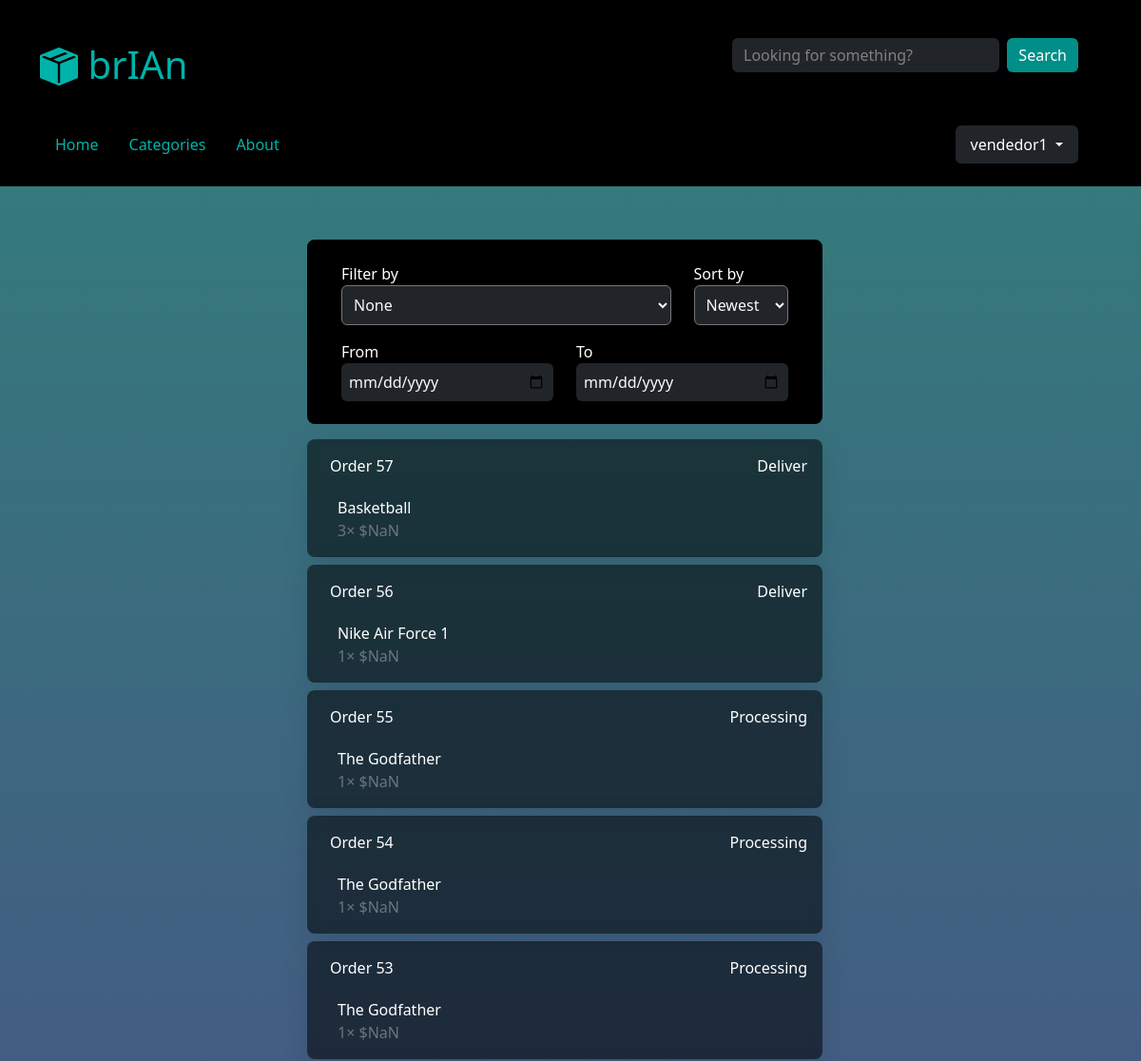
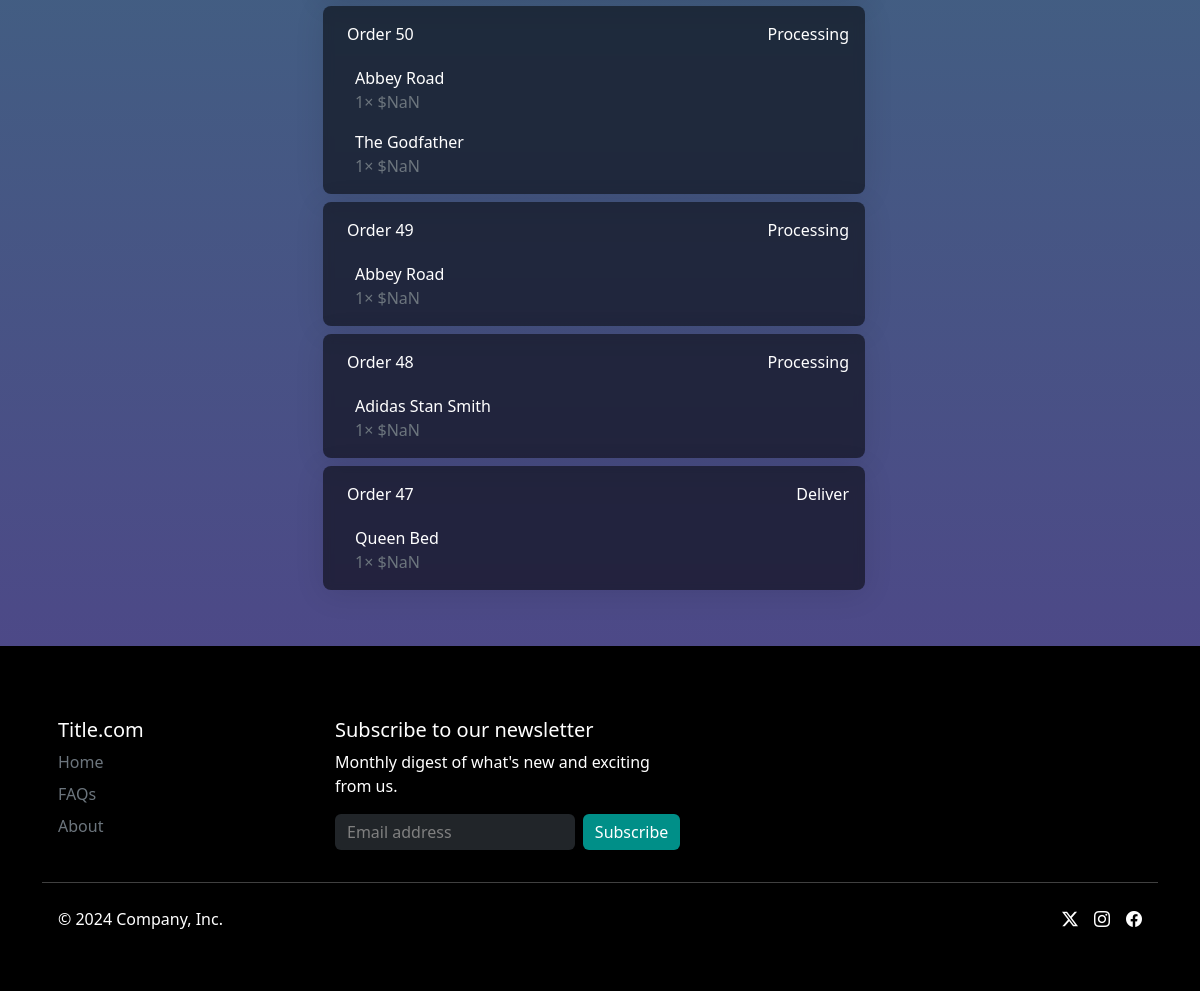
The app's page /my-sales (signed in) with its own data (2 pictures, top to bottom).
### delivery/models.py (models this page shows, shortened)
class Order(models.Model):
    id = models.AutoField(primary_key=True)
    user = models.ForeignKey(AuthUser, on_delete=models.CASCADE)
    seller = models.ForeignKey(AuthUser, on_delete=models.CASCADE, related_name="seller")
    creation_date = models.DateTimeField(auto_now_add=True)
    update_date = models.DateTimeField(auto_now=True)
    shipping = models.DecimalField(max_digits=10, decimal_places=2, default=0)
    total_price = models.DecimalField(max_digits=10, decimal_places=2, default=0)
    status = models.ForeignKey(OrderStatus, on_delete=models.PROTECT, default=1)
    payment = models.ForeignKey(Payment, on_delete=models.CASCADE)
    recipient = models.ForeignKey(Recipient, on_delete=models.CASCADE)
    delivery_adress = models.ForeignKey(Adress, on_delete=models.CASCADE)
    class Meta:
        db_table = "order"

class OrderStatus(models.Model):
    id = models.AutoField(primary_key=True)
    description = models.CharField(max_length=60)
    class Meta:
        db_table = "order_status"

class OrderItem(models.Model):
    id = models.AutoField(primary_key=True)
    order = models.ForeignKey(Order, on_delete=models.CASCADE)
    product = models.ForeignKey(Product, on_delete=models.CASCADE)
    quant = models.PositiveIntegerField()
    class Meta:
        db_table = "order_item"

class Product(models.Model):
    id = models.AutoField(primary_key=True)
    name = models.CharField(max_length=255)
    description = models.TextField(blank=True)
    category = models.ForeignKey(Category, default=24, on_delete=models.SET_DEFAULT)
    price = models.DecimalField(max_digits=10, decimal_places=2)
    stock = models.PositiveIntegerField()
    image_url = models.TextField(default="")
    owner = models.ForeignKey(AuthUser, on_delete=models.CASCADE)
    def __str__(self):
        return self.name
    class Meta:
        db_table = "product"

### delivery/views.py (the view)
# urls.py: path("my-sales", views.my_sales, name="my_sales"),
@login_required
def my_sales(request):
    seller = request.user
    context = get_layout_context(request)
    orders = Order.objects.all().order_by("creation_date")
    order_items = OrderItem.objects.all()
    for order in orders:
        order.items = []
        for item in order_items:
            if item.order == order and item.product.owner == seller:
                order.items.append(item)
    orders = [order for order in orders if order.items != []]
    context.update({"orders": orders})
    return render(request, "seller/my-sales.html", context)

### delivery/utilities/functions.py (called while the page is built)
def get_layout_context(request):
    try:
        type = UserInfo.objects.get(user_id=request.user.id).type
    except:
        type = None
    categories = Category.objects.all().order_by('name')
    context = {'type': type, 'categories': categories}
    return context

### delivery/templates/seller/my-sales.html (shortened to what this page needs)
{% extends "layout.html" %}
{% load static %}
{% block body %}
<div class="container">
    <div class="d-flex text-light justify-content-center row">
        <ul class="list-group col-12 col-md-10 col-lg-8 col-xl-6" name="orders">
            <li class="list-group-item text-light rounded-3 m-2 border-0 bg-black d-flex justify-content-evenly p-4 row">
                <div class="d-flex flex-column col col-9">
                    Filter by
                    <select id="status-filter" class="bg-dark text-light p-2 rounded-2">
                        <option value="" selected>None</option>
                    </select>
                </div>
                <div class="d-flex flex-column col col-3">
                    Sort by
                    <select id="sort-by-filter" class="bg-dark text-light p-2 rounded-2">
                        <option value="newest">Newest</option>
                    </select>
                </div>
                <div class="mt-3 d-flex flex-column col col-6">
                    From
                    <input type="date" id="from-date" class="form-control border-secondary bg-dark text-light p-2 rounded-2">
                </div>
                <div class="mt-3 d-flex flex-column col col-6">
                    To
                    <input type="date" id="to-date" class="form-control border-secondary bg-dark text-light p-2 rounded-2">
                </div>
            </li>
            <div id="reverse-sales-div">
                {% for order in orders reversed %}
                    <a href="{% url 'sale' order_id=order.id %}" name="order" class="list-group-item text-light rounded-3 m-2 border-0 glass">
                        <div class="d-flex justify-content-between align-items-center">
                            <p class="p-2 m-0">Order
                                <span name="order-id">{{ order.id }}</span>
                            </p>
                            <span name="status">{{ order.status.description }}</span>
                        </div>
                        <ul class="list-group mt-1 p-0 border-top border-secondary rounded-0">
                            {% for item in order.items %}
                                <li class="list-group-item full-glass text-light d-flex justify-content-between border-0">
                                    <div class="d-flex flex-column">
                                        <span>{{ item.product }}</span>
                                        <span>
                                            <span class="text-secondary" name="quant">{{ item.quant }}&times;</span>
                                            <span class="text-secondary" name="price">{{ item.product.price }}</span>
                                        </span>
                                    </div>
                                </li>
                            {% endfor %}
                        </ul>
                    </a>
                {% endfor %}
            </div>
        </ul>
    </div>
</div>
{% endblock %}

### delivery/templates/layout.html (shortened to what this page needs)
{% load static %}
<!DOCTYPE html>
<html lang="en">
    <head>
        <link href="https://cdn.jsdelivr.net/npm/bootstrap@5.3.3/dist/css/bootstrap.min.css" rel="stylesheet">
        <link rel="stylesheet" href="https://cdn.jsdelivr.net/npm/bootstrap-icons@1.11.3/font/bootstrap-icons.min.css">
        <link rel="stylesheet" href="{% static 'style.css' %}">
    </head>
    <body>
        <div class="bg-black">
            <div id="header" class="container d-flex align-items-center py-4 mb-5">
                <div class="row w-100">
                    <div class="d-flex justify-content-between border-bottom border-secondary py-3 mb-2">
                        <a class="nav-link nav-link d-flex align-items-end" href="{% url 'index' %}">
                            <i class="bi bi-box-seam-fill text-theme fs-1"></i>
                            <h1 class="text-theme">&nbsp;brIAn</h1>
                        </a>
                        <div class="col-8 col-md-6 col-lg-4">
                            <form action="" class="d-flex">
                                <input class="form-control bg-dark text-light border-0" type="text" id="search" placeholder="Looking for something?">
                                <input class="btn btn-theme ms-2" type="submit" value="Search">
                            </form>
                        </div>
                    </div>
                    <div class="d-flex justify-content-between mt-2">
                        <ul class="nav">
                        <li>
                            <a class="nav-link link-theme" href="{% url 'index' %}">Home</a>
                        </li>
                        <li>
                            <a class="nav-link link-theme" href="{% url 'categories_filter' category_id=0 %}">Categories</a>
                        </li>
                        <li>
                            <a class="nav-link link-theme" href="">About</a>
                        </li>
                        </ul>
                        <div>
                            {% if user.is_authenticated %}
                                <div class="dropdown">
                                <button class="btn btn-dark dropdown-toggle border px-3 py-2" type="button" data-bs-toggle="dropdown" aria-expanded="false">
                                    {{ user.username }}
                                </button>
                                </div>
                            {% else %}
                                Not signed in.
                            {% endif %}
                        </div>
                    </div>
                </div>
            </div>
        </div>
        {% block body %}
        {% endblock %}
        <div class="bg-black">
            <footer class="container mt-5 pb-1 pt-5">
                <div class="row mt-4 px-3">
                    <div class="col-md-3 mb-3 d-flex d-md-block gap-4">
                        <h5>Title.com</h5>
                        <ul class="nav gap-4 d-md-block">
                            <li class="nav-item mb-2"><a href="{% url 'index' %}" class="nav-link p-0 link link-secondary">Home</a></li>
                            <li class="nav-item mb-2"><a href="#" class="nav-link p-0 link link-secondary">FAQs</a></li>
                            <li class="nav-item mb-2"><a href="#" class="nav-link p-0 link link-secondary">About</a></li>
                        </ul>
                    </div>
                    <div class="col-md-8 mb-3 col-lg-4">
                        <form>
                            <h5>Subscribe to our newsletter</h5>
                            <p>Monthly digest of what's new and exciting from us.</p>
                            <div class="d-flex flex-column flex-sm-row w-100 gap-2">
                                <input id="newsletter1" type="text" class="form-control bg-dark text-light" placeholder="Email address">
                                <button class="btn btn-theme" type="button">Subscribe</button>
                            </div>
                        </form>
                    </div>
                </div>
                <hr>
                <div class="d-flex justify-content-between p-3 pt-0 my-4">
                    <p>© 2024 Company, Inc.</p>
                    <ul class="list-unstyled d-flex">
                        <li class="ms-3"><a class="link-body-emphasis" href="#"><i class="bi bi-twitter-x"></i></a></li>
                        <li class="ms-3"><a class="link-body-emphasis" href="#"><i class="bi bi-instagram"></i></a></li>
                        <li class="ms-3"><a class="link-body-emphasis" href="#"><i class="bi bi-facebook"></i></a></li>
                    </ul>
                </div>
            </footer>
        </div>
    </body>
</html>

### delivery/static/style.css (style rules this page uses)
:root { --text-color: rgb(0, 179, 170); --link-hover-color: rgb(97, 255, 247); --btn-color: rgb(0, 143, 136); --bs-border-color: none; }
body { background-image: linear-gradient(rgb(49, 128, 122), rgb(82, 62, 138)); background-attachment: fixed; }
*, h1, h3 { color: white; }
.form-control::placeholder { color: gray; }
.glass { background: rgba(0, 0, 0, 0.54); box-shadow: 0 4px 30px rgba(0, 0, 0, 0.1); backdrop-filter: blur(5px); -webkit-backdrop-filter: blur(5px); }
.full-glass { background: rgba(0, 0, 0, 0) !important; }
.text-theme { color: var(--text-color) !important; }
.btn-theme { background-color: var(--btn-color) !important; border: none; color: white; }
.link-theme { color: var(--text-color) !important; }

### records on screen
Order: id "57", status.description "Deliver"
OrderItem: product "Basketball", quant "3"
Order: id "56", status.description "Deliver"
OrderItem: product "Nike Air Force 1", quant "1"
Order: id "55", status.description "Processing"
OrderItem: product "The Godfather", quant "1"
Order: id "54", status.description "Processing"
OrderItem: product "The Godfather", quant "1"
Order: id "53", status.description "Processing"
OrderItem: product "The Godfather", quant "1"
Order: id "50", status.description "Processing"
OrderItem: product "Abbey Road", quant "1"
OrderItem: product "The Godfather", quant "1"
Order: id "49", status.description "Processing"
OrderItem: product "Abbey Road", quant "1"
Order: id "48", status.description "Processing"
OrderItem: product "Adidas Stan Smith", quant "1"
Order: id "47", status.description "Deliver"
OrderItem: product "Queen Bed", quant "1"

### other values on screen
{{ user.username }} "vendedor1"
